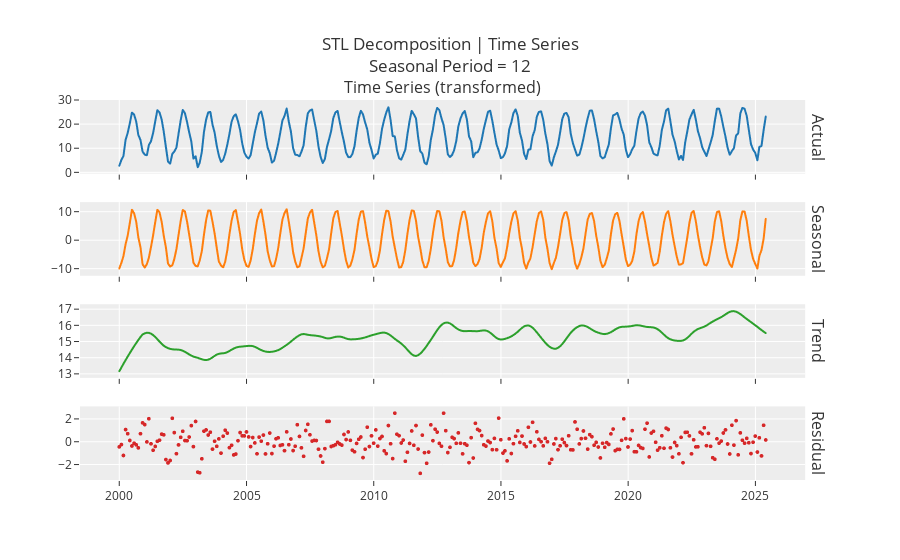

The notebook cell saved with this chart:
### Code cell
# timeseries is decomposed into seasonal , trend and random components. As shown in the orange there is a strong seasinoality.
#  And a slight upward trend.
exp.plot_model(plot='decomp_stl')

### Figure 1 — Plotly figure (JSON) as saved in the notebook; plotly's stock layout.template omitted (floating-point values rounded to 4 significant figures; data arrays with more than 128 entries replaced by an {"elided": "..."} marker saying what was removed)
{"data": [{"line": {"color": "rgb(31, 119, 180)", "width": 2}, "marker": {"size": 2}, "mode": "lines+markers", "name": "Actual", "type": "scattergl", "x": {"elided": "306 str values"}, "xaxis": "x", "y": {"elided": "306 float values"}, "yaxis": "y"}, {"line": {"color": "rgb(255, 127, 14)", "width": 2}, "marker": {"size": 2}, "mode": "lines+markers", "name": "Seasonal", "type": "scattergl", "x": {"elided": "306 str values"}, "xaxis": "x2", "y": {"elided": "306 float values"}, "yaxis": "y2"}, {"line": {"color": "rgb(44, 160, 44)", "width": 2}, "marker": {"size": 2}, "mode": "lines+markers", "name": "Trend", "type": "scattergl", "x": {"elided": "306 str values"}, "xaxis": "x3", "y": {"elided": "306 float values"}, "yaxis": "y3"}, {"line": {"color": "rgb(214, 39, 40)", "width": 2}, "marker": {"size": 4}, "mode": "markers", "name": "Residuals", "type": "scattergl", "x": {"elided": "306 str values"}, "xaxis": "x4", "y": {"elided": "306 float values"}, "yaxis": "y4"}], "layout": {"annotations": [{"font": {"size": 16}, "showarrow": false, "text": "Time Series (transformed)", "x": 0.49, "xanchor": "center", "xref": "paper", "y": 1, "yanchor": "bottom", "yref": "paper"}, {"font": {"size": 16}, "showarrow": false, "text": "Actual", "textangle": 90, "x": 0.98, "xanchor": "left", "xref": "paper", "y": 0.9031, "yanchor": "middle", "yref": "paper"}, {"font": {"size": 16}, "showarrow": false, "text": "Seasonal", "textangle": 90, "x": 0.98, "xanchor": "left", "xref": "paper", "y": 0.6344, "yanchor": "middle", "yref": "paper"}, {"font": {"size": 16}, "showarrow": false, "text": "Trend", "textangle": 90, "x": 0.98, "xanchor": "left", "xref": "paper", "y": 0.3656, "yanchor": "middle", "yref": "paper"}, {"font": {"size": 16}, "showarrow": false, "text": "Residual", "textangle": 90, "x": 0.98, "xanchor": "left", "xref": "paper", "y": 0.09688, "yanchor": "middle", "yref": "paper"}], "showlegend": false, "title": {"text": "STL Decomposition | Time Series<br>Seasonal Period = 12"}, "xaxis": {"anchor": "y", "domain": [0, 0.98], "matches": "x4", "showticklabels": false}, "xaxis2": {"anchor": "y2", "domain": [0, 0.98], "matches": "x4", "showticklabels": false}, "xaxis3": {"anchor": "y3", "domain": [0, 0.98], "matches": "x4", "showticklabels": false}, "xaxis4": {"anchor": "y4", "domain": [0, 0.98]}, "yaxis": {"anchor": "x", "domain": [0.8063, 1]}, "yaxis2": {"anchor": "x2", "domain": [0.5375, 0.7312]}, "yaxis3": {"anchor": "x3", "domain": [0.2687, 0.4625]}, "yaxis4": {"anchor": "x4", "domain": [0, 0.1938]}}}
